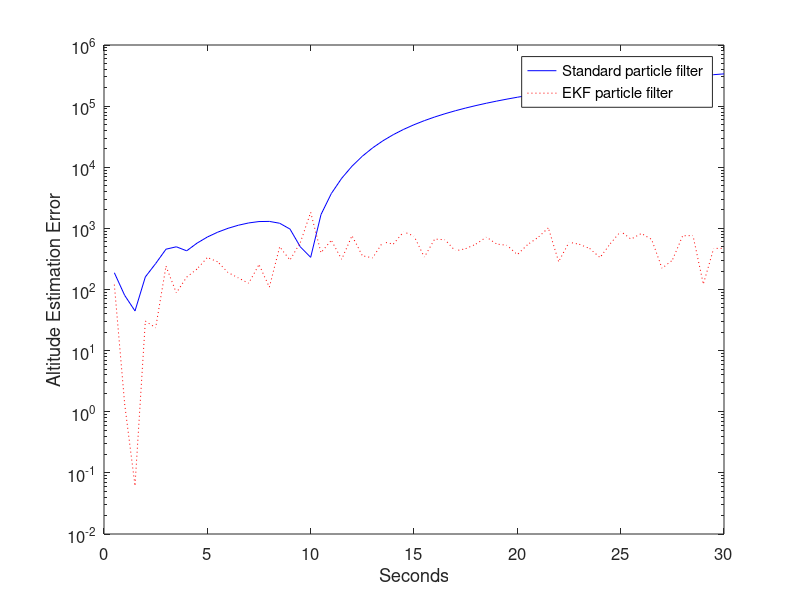
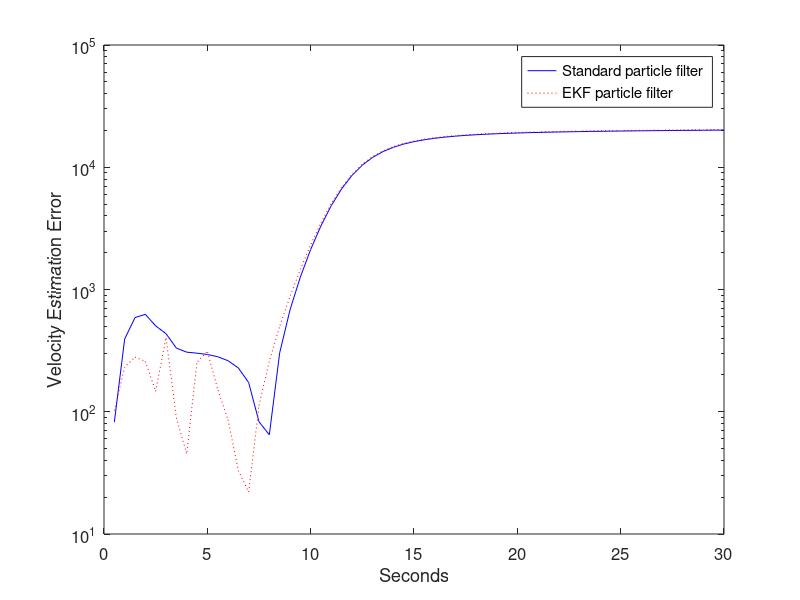
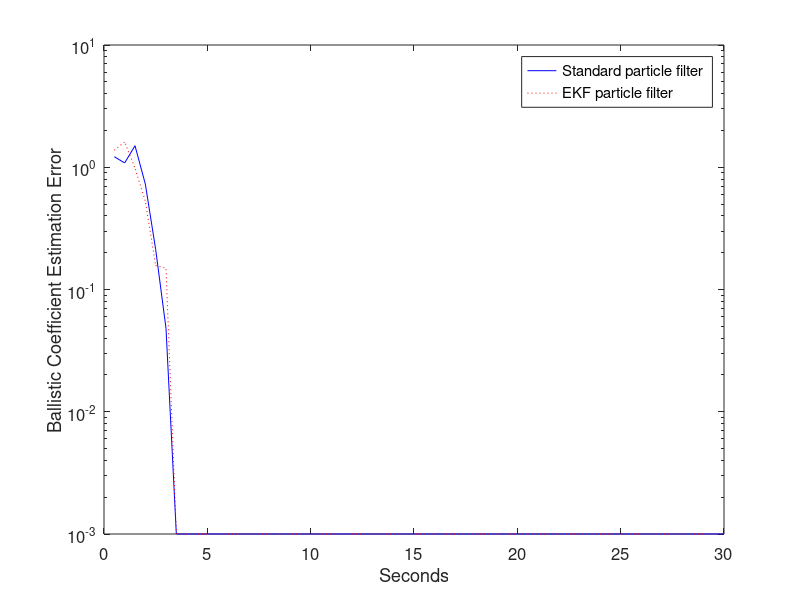

Write the MATLAB code that produced these figures, in order.
function [StdErr, EKFErr] = ParticleEx5

% EKF Particle filter example.
% Track a body falling through the atmosphere.
% This system is taken from [Jul00], which was based on [Ath68].
% Compare the particle filter with the EKF particle filter.

global rho0 g k dt

rho0 = 2; % lb-sec^2/ft^4
g = 32.2; % ft/sec^2
k = 2e4; % ft
R = 10^4; % measurement noise variance (ft^2)
Q = diag([0 0 0]); % process noise covariance
M = 10^5; % horizontal range of position sensor
a = 10^5; % altitude of position sensor
P = diag([1e6 4e6 10]); % initial estimation error covariance

x = [3e5; -2e4; 1e-3]; % initial state
xhat = [3e5; -2e4; 1e-3]; % initial state estimate

N = 200; % number of particles  

% Initialize the particle filter.
for i = 1 : N
    xhatplus(:,i) = x + sqrt(P) * [randn; randn; randn]; % standard particle filter
    xhatplusEKF(:,i) = xhatplus(:,i); % EKF particle filter
    Pplus(:,:,i) = P; % initial EKF particle filter estimation error covariance
end

T = 0.5; % measurement time step
randn('state',sum(100*clock)); % random number generator seed

tf = 30; % simulation length (seconds)
dt = 0.5; % time step for integration (seconds)
xArray = x;
xhatArray = xhat;
xhatEKFArray = xhat;

for t = T : T : tf
    fprintf('.');
    % Simulate the system.
    for tau = dt : dt : T
        % Fourth order Runge Kutta ingegration
        [dx1, dx2, dx3, dx4] = RungeKutta(x);
        x = x + (dx1 + 2 * dx2 + 2 * dx3 + dx4) / 6;
        x = x + sqrt(dt * Q) * [randn; randn; randn] * dt;
    end
    % Simulate the noisy measurement.
    z = sqrt(M^2 + (x(1)-a)^2) + sqrt(R) * randn;
    % Simulate the continuous-time part of the particle filters (time update).
    xhatminus = xhatplus;
    xhatminusEKF = xhatplusEKF;
    for i = 1 : N
        for tau = dt : dt : T
            % Fourth order Runge Kutta ingegration
            % standard particle filter
            [dx1, dx2, dx3, dx4] = RungeKutta(xhatminus(:,i));
            xhatminus(:,i) = xhatminus(:,i) + (dx1 + 2 * dx2 + 2 * dx3 + dx4) / 6;
            xhatminus(:,i) = xhatminus(:,i) + sqrt(dt * Q) * [randn; randn; randn] * dt;
            xhatminus(3,i) = max(0, xhatminus(3,i)); % the ballistic coefficient cannot be negative
            % EKF particle filter
            [dx1, dx2, dx3, dx4] = RungeKutta(xhatminusEKF(:,i));
            xhatminusEKF(:,i) = xhatminusEKF(:,i) + (dx1 + 2 * dx2 + 2 * dx3 + dx4) / 6;
            xhatminusEKF(:,i) = xhatminusEKF(:,i) + sqrt(dt * Q) * [randn; randn; randn] * dt;
            xhatminusEKF(3,i) = max(0, xhatminusEKF(3,i)); % the ballistic coefficient cannot be negative
        end
        % standard particle filter
        zhat = sqrt(M^2 + (xhatminus(1,i)-a)^2);
        vhat(i) = z - zhat;
        % EKF particle filter
        zhatEKF = sqrt(M^2 + (xhatminusEKF(1,i)-a)^2);
        F = [0 1 0; -rho0 * exp(-xhatminusEKF(1,i)/k) * xhatminusEKF(2,i)^2 / 2 / k * xhatminusEKF(3,i) ...
            rho0 * exp(-xhatminusEKF(1,i)/k) * xhatminusEKF(2,i) * xhatminusEKF(3,i) ...
            rho0 * exp(-xhatminusEKF(1,i)/k) * xhatminusEKF(2,i)^2 / 2; ...
            0 0 0];
        H = [(xhatminusEKF(1,i) - a) / sqrt(M^2 + (xhatminusEKF(1,i)-a)^2) 0 0];
        Pminus(:,:,i) = F * Pplus(:,:,i) * F' + Q;
        K = Pminus(:,:,i) * H' * inv(H * Pminus(:,:,i) * H' + R);
        xhatminusEKF(:,i) = xhatminusEKF(:,i) + K * (z - zhatEKF);
        zhatEKF = sqrt(M^2 + (xhatminusEKF(1,i)-a)^2);
        vhatEKF(i) = z - zhatEKF;
    end
    % Note that we need to scale all of the q(i) probabilities in a way
    % that does not change their relative magnitudes.
    % Otherwise all of the q(i) elements will be zero because of the
    % large value of the exponential.
    % standard particle filter
    vhatscale = max(abs(vhat)) / 4;
    qsum = 0;
    for i = 1 : N
        q(i) = exp(-(vhat(i)/vhatscale)^2);
        qsum = qsum + q(i);
    end
    % Normalize the likelihood of each a priori estimate.
    for i = 1 : N
        q(i) = q(i) / qsum;
    end
    % EKF particle filter
    vhatscaleEKF = max(abs(vhatEKF)) / 4;
    qsumEKF = 0;
    for i = 1 : N
        qEKF(i) = exp(-(vhatEKF(i)/vhatscaleEKF)^2);
        qsumEKF = qsumEKF + qEKF(i);
    end
    % Normalize the likelihood of each a priori estimate.
    for i = 1 : N
        qEKF(i) = qEKF(i) / qsumEKF;
    end
    % Resample the standard particle filter
    for i = 1 : N
        u = rand; % uniform random number between 0 and 1
        qtempsum = 0;
        for j = 1 : N
            qtempsum = qtempsum + q(j);
            if qtempsum >= u
                xhatplus(:,i) = xhatminus(:,j);
                xhatplus(3,i) = max(0,xhatplus(3,i)); % the ballistic coefficient cannot be negative
                break;
            end
        end
    end
    % The standard particle filter estimate is the mean of the particles.
    xhat = mean(xhatplus')';
    % Resample the EKF particle filter
    Ptemp = Pplus;
    for i = 1 : N
        u = rand; % uniform random number between 0 and 1
        qtempsum = 0;
        for j = 1 : N
            qtempsum = qtempsum + qEKF(j);
            if qtempsum >= u
                xhatplusEKF(:,i) = xhatminusEKF(:,j);
                xhatplusEKF(3,i) = max(0,xhatplusEKF(3,i)); % the ballistic coefficient cannot be negative
                Pplus(:,:,i) = Ptemp(:,:,j);
                break;
            end
        end
    end
    % The EKF particle filter estimate is the mean of the particles.
    xhatEKF = mean(xhatplusEKF')';
    % Save data for plotting.
    xArray = [xArray x];
    xhatArray = [xhatArray xhat];
    xhatEKFArray = [xhatEKFArray xhatEKF];
end

close all;
t = 0 : T : tf;
figure; 
semilogy(t, abs(xArray(1,:) - xhatArray(1,:)), 'b-'); hold;
semilogy(t, abs(xArray(1,:) - xhatEKFArray(1,:)), 'r:'); 
set(gca,'FontSize',12); set(gcf,'Color','White');
xlabel('Seconds');
ylabel('Altitude Estimation Error');
legend('Standard particle filter', 'EKF particle filter');

figure; 
semilogy(t, abs(xArray(2,:) - xhatArray(2,:)), 'b-'); hold;
semilogy(t, abs(xArray(2,:) - xhatEKFArray(2,:)), 'r:');
set(gca,'FontSize',12); set(gcf,'Color','White');
xlabel('Seconds');
ylabel('Velocity Estimation Error');
legend('Standard particle filter', 'EKF particle filter');

figure; 
semilogy(t, abs(xArray(3,:) - xhatArray(3,:)), 'b-'); hold;
semilogy(t, abs(xArray(3,:) - xhatEKFArray(3,:)), 'r:'); 
set(gca,'FontSize',12); set(gcf,'Color','White');
xlabel('Seconds');
ylabel('Ballistic Coefficient Estimation Error');
legend('Standard particle filter', 'EKF particle filter');

% figure;
% plot(t, xArray(1,:));
% set(gca,'FontSize',12); set(gcf,'Color','White');
% xlabel('Seconds');
% ylabel('True Position');
% 
% figure;
% plot(t, xArray(2,:));
% title('Falling Body Simulation', 'FontSize', 12);
% set(gca,'FontSize',12); set(gcf,'Color','White');
% xlabel('Seconds');
% ylabel('True Velocity');

for i = 1 : 3
    StdErr(i) = sqrt((norm(xArray(i,:) - xhatArray(i,:)))^2 / tf / dt);
    EKFErr(i) = sqrt((norm(xArray(i,:) - xhatEKFArray(i,:)))^2 / tf / dt);
end
disp(['Standard particle filter RMS error = ', num2str(StdErr)]);
disp(['EKF particle filter RMS error = ', num2str(EKFErr)]);

%%%%%%%%%%%%%%%%%%%%%%%%%%%%%%%%%%%%%%%%%%%%%%%%%%%%%%%%%%%%%%%%%%%%%%%%
function [dx1, dx2, dx3, dx4] = RungeKutta(x)
% Fourth order Runge Kutta integration for the falling body system.
global rho0 g k dt
dx1(1,1) = x(2);
dx1(2,1) = rho0 * exp(-x(1)/k) * x(2)^2 / 2 * x(3) - g;
dx1(3,1) = 0;
dx1 = dx1 * dt;
xtemp = x + dx1 / 2;
dx2(1,1) = xtemp(2);
dx2(2,1) = rho0 * exp(-xtemp(1)/k) * xtemp(2)^2 / 2 * xtemp(3) - g;
dx2(3,1) = 0;
dx2 = dx2 * dt;
xtemp = x + dx2 / 2;
dx3(1,1) = xtemp(2);
dx3(2,1) = rho0 * exp(-xtemp(1)/k) * xtemp(2)^2 / 2 * xtemp(3) - g;
dx3(3,1) = 0;
dx3 = dx3 * dt;
xtemp = x + dx3;
dx4(1,1) = xtemp(2);
dx4(2,1) = rho0 * exp(-xtemp(1)/k) * xtemp(2)^2 / 2 * xtemp(3) - g;
dx4(3,1) = 0;
dx4 = dx4 * dt;
return;